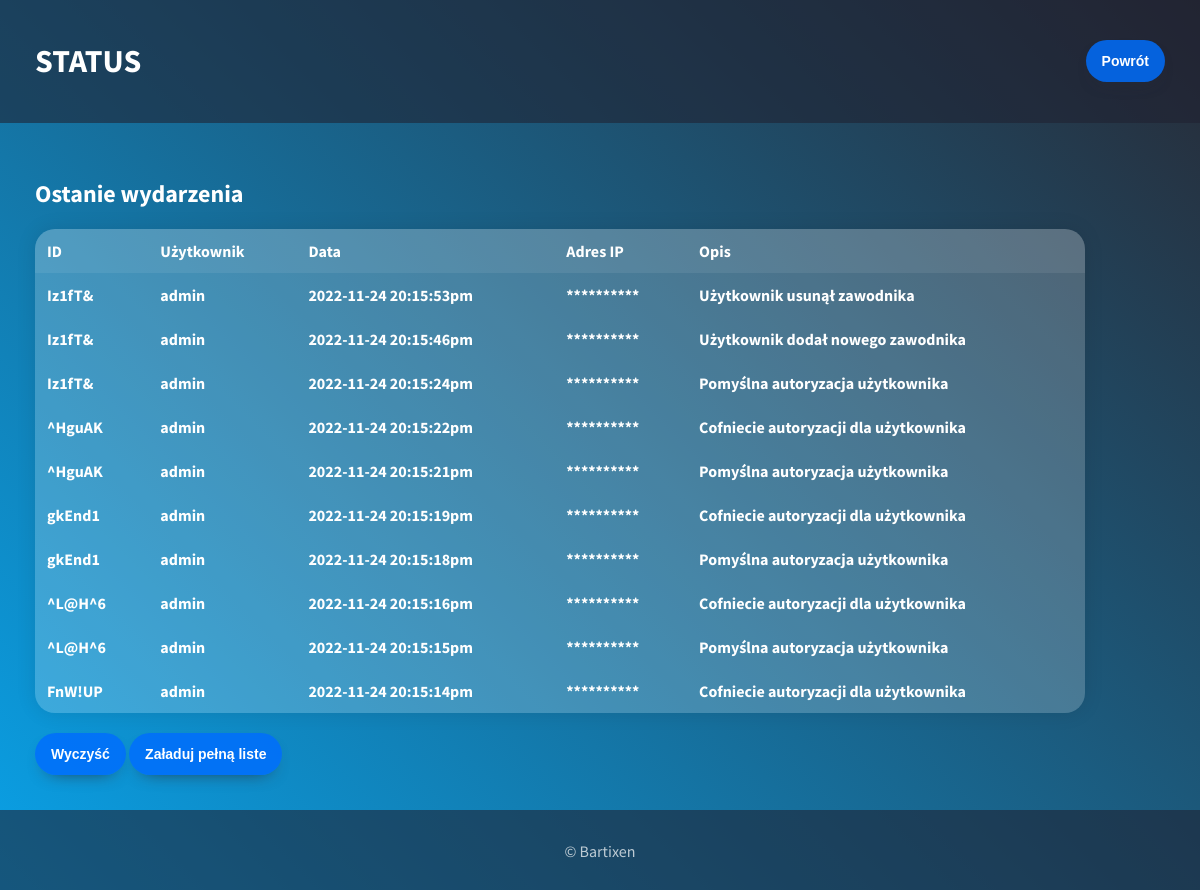
Page /authorization/status/index.php (signed in) on the committed database.
### tables this page shows
CREATE TABLE `status` (
  `id` int(100) NOT NULL,
  `id_authorization` varchar(25) NOT NULL,
  `user` varchar(150) NOT NULL,
  `date` varchar(50) NOT NULL,
  `ip` varchar(50) NOT NULL,
  `info` varchar(200) NOT NULL
);

### www/authorization/status/list.php (the view, shortened to what this page needs)
<?php
    require_once "connect.php";
    try {
        $connection = new mysqli($host, $db_user, $db_password, $db_name);
        $connection->query("SET NAMES 'utf8'");
        if ($connection->connect_errno!=0) {
            throw new Exception(mysqli_connect_errno());
        } else {
            if ($_SESSION['full']==true) {
                $count = '';
            } else {
                $count = 'DESC LIMIT 10';
            }
            $sql = "SELECT * FROM status ORDER BY `status`.`id` " . $count . "";
            $result = $connection->query($sql);
            if ($result->num_rows > 0) {
                echo '<table style="max-width: 1050px"><tr><th>ID</th><th>Użytkownik</th><th>Data</th><th>Adres IP</th><th>Opis</th></tr>';
                while($row = $result->fetch_assoc()) {
                    echo "<tr><th>" . $row["id_authorization"]. "</th><th>" . $row["user"]. "</th><th>" . $row["date"]. "</th><th>" . $row["ip"]. "</th><th>" . $row["info"]. "</th></tr>";
                }
                echo "</table>";
            } else {
                echo '<div type="button" class="pop-up">Brak danych</div>';
            }
        }
    } catch(Exception $e) {
        echo 'Internal error: '.$e;
    }
?>

### www/assets/style.css (style rules this page uses)
html { position: relative; }
body { background: linear-gradient(45deg, #09a1e7, #282a35); background-attachment: fixed; color: white; font-family: 'Source Sans Pro', sans-serif; margin:0; padding:0; min-height: 100vh; }
table { width: 100%; max-width: 1100px; box-shadow: 0 0 20px rgba(0, 0, 0, 0.1); overflow: hidden; border-collapse: collapse; margin-left: 25px; margin-right: 25px; border-radius: 20px; }
#list table { margin: 0; max-width: 800px; }
th, td { padding: 12px; background-color: rgba(255, 255, 255, 0.2); }
th { text-align: left; }
tr:nth-child(1) { font-size: 16px; background-color: rgba(255, 255, 255, 0.075); }

### rows in the picture
status: id_authorization "Iz1fT&", user "admin", date "2022-11-24 20:15:53pm", ip "**********", info "Użytkownik usunął zawodnika"
status: id_authorization "Iz1fT&", user "admin", date "2022-11-24 20:15:46pm", ip "**********", info "Użytkownik dodał nowego zawodnika"
status: id_authorization "Iz1fT&", user "admin", date "2022-11-24 20:15:24pm", ip "**********", info "Pomyślna autoryzacja użytkownika"
status: id_authorization "^HguAK", user "admin", date "2022-11-24 20:15:22pm", ip "**********", info "Cofniecie autoryzacji dla użytkownika"
status: id_authorization "^HguAK", user "admin", date "2022-11-24 20:15:21pm", ip "**********", info "Pomyślna autoryzacja użytkownika"
status: id_authorization "gkEnd1", user "admin", date "2022-11-24 20:15:19pm", ip "**********", info "Cofniecie autoryzacji dla użytkownika"
status: id_authorization "gkEnd1", user "admin", date "2022-11-24 20:15:18pm", ip "**********", info "Pomyślna autoryzacja użytkownika"
status: id_authorization "^L@H^6", user "admin", date "2022-11-24 20:15:16pm", ip "**********", info "Cofniecie autoryzacji dla użytkownika"
status: id_authorization "^L@H^6", user "admin", date "2022-11-24 20:15:15pm", ip "**********", info "Pomyślna autoryzacja użytkownika"
status: id_authorization "FnW!UP", user "admin", date "2022-11-24 20:15:14pm", ip "**********", info "Cofniecie autoryzacji dla użytkownika"
